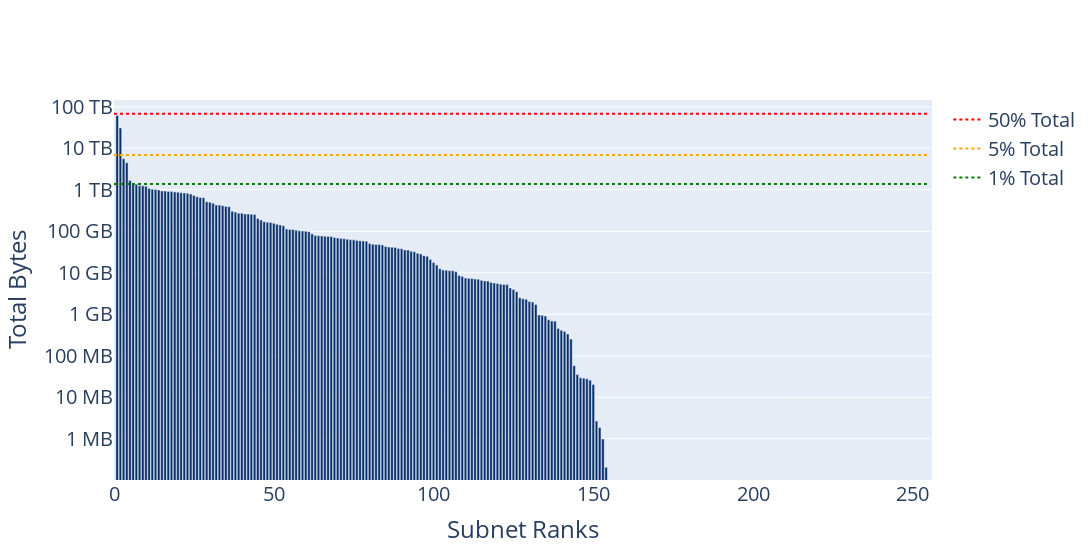

The cell this chart's notebook holds for it:
### Code cell
import plotly.graph_objects as go
import pandas as pd
import math

numrows = 256

df_original = pd.read_csv('/Volumes/GoogleDrive/My Drive/Thesis/Plotly/subnets_outgoing_sources_goodconns.csv')

max_bytes = math.log10(df_original["TotalBytes"].max())
min_bytes = math.log10(df_original["TotalBytes"].min())

df = df_original.drop(df_original[df_original.Week != 'Sept 2020'].index)

# print(df)
totalTraffic = df["TotalBytes"].sum()

x_tics = []
for i in range(numrows): x_tics.append(i)

fiftyPerc = []
for i in range(numrows): fiftyPerc.append(0.5 * totalTraffic) 
    
fivePerc = []
for i in range(numrows): fivePerc.append(0.05 * totalTraffic)
    
onePerc = []
for i in range(numrows): onePerc.append(0.01 * totalTraffic)

fig = go.Figure()

fig.add_trace(
    go.Scatter(
        x = x_tics,
        y = fiftyPerc,
        name = "50% Total",
        line = dict(color = 'red', dash = 'dot')
    ))

fig.add_trace(
    go.Scatter(
        x = x_tics,
        y = fivePerc,
        name = "5% Total",
        line = dict(color = 'orange', dash = 'dot')
    ))

fig.add_trace(
    go.Scatter(
        x = x_tics,
        y = onePerc,
        name = "1% Total", 
        line = dict(color = 'green', dash = 'dot')
    ))

fig.add_trace(
    go.Bar(
        x = df["Rank"],
        y = df["TotalBytes"],
        showlegend = False       
    ))
fig.update_traces(marker_color = 'rgb(8,48,107)')

# x_vals = df["SourceSubnet"].tolist()

fig.update_layout(font_size=20, width=1600, xaxis_range=[0,256], yaxis_range=[min_bytes, max_bytes])
fig.update_xaxes(title = "Subnet Ranks" )
fig.update_yaxes(title="Total Bytes", type="log", 
                 tickvals=[1048576, 10485760, 104857600, 1073741824, 10737418240, 107374182400, 
                           1099511627776, 10995116277760, 109951162777600],
                 ticktext=["1 MB", "10 MB", "100 MB", "1 GB", "10 GB", "100 GB", "1 TB", "10 TB", "100 TB"])


fig.show()

### Figure 1 — Plotly figure (JSON) as saved in the notebook; plotly's stock layout.template omitted (floating-point values rounded to 4 significant figures; data arrays with more than 128 entries replaced by an {"elided": "..."} marker saying what was removed)
{"data": [{"line": {"color": "red", "dash": "dot"}, "marker": {"color": "rgb(8,48,107)"}, "name": "50% Total", "type": "scatter", "x": {"elided": "256 int values"}, "y": {"elided": "256 float values"}}, {"line": {"color": "orange", "dash": "dot"}, "marker": {"color": "rgb(8,48,107)"}, "name": "5% Total", "type": "scatter", "x": {"elided": "256 int values"}, "y": {"elided": "256 float values"}}, {"line": {"color": "green", "dash": "dot"}, "marker": {"color": "rgb(8,48,107)"}, "name": "1% Total", "type": "scatter", "x": {"elided": "256 int values"}, "y": {"elided": "256 float values"}}, {"marker": {"color": "rgb(8,48,107)"}, "showlegend": false, "type": "bar", "x": {"elided": "154 int values"}, "y": {"elided": "154 int values"}}], "layout": {"font": {"size": 20}, "width": 1600, "xaxis": {"range": [0, 256], "title": {"text": "Subnet Ranks"}}, "yaxis": {"range": [5.022, 14.21], "ticktext": ["1 MB", "10 MB", "100 MB", "1 GB", "10 GB", "100 GB", "1 TB", "10 TB", "100 TB"], "tickvals": [1048576, 10485760, 104857600, 1073741824, 10737418240, 107374182400, 1099511627776, 10995116277760, 109951162777600], "title": {"text": "Total Bytes"}, "type": "log"}}}
